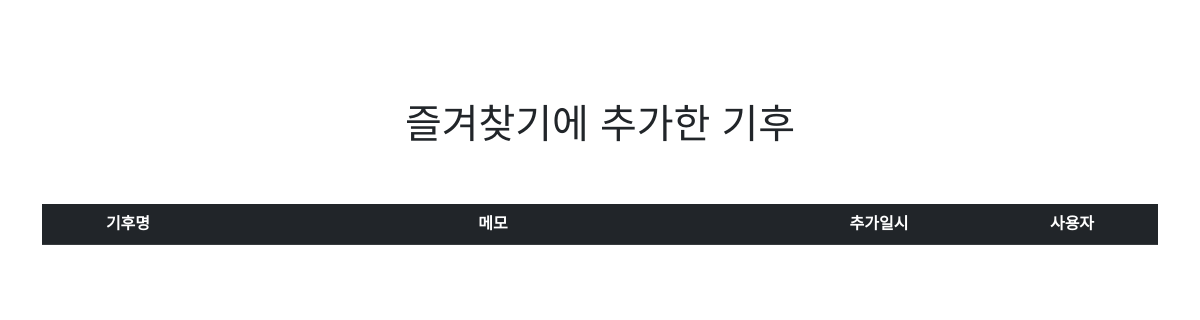
The page /question/favorites/ on the database as committed earlier.
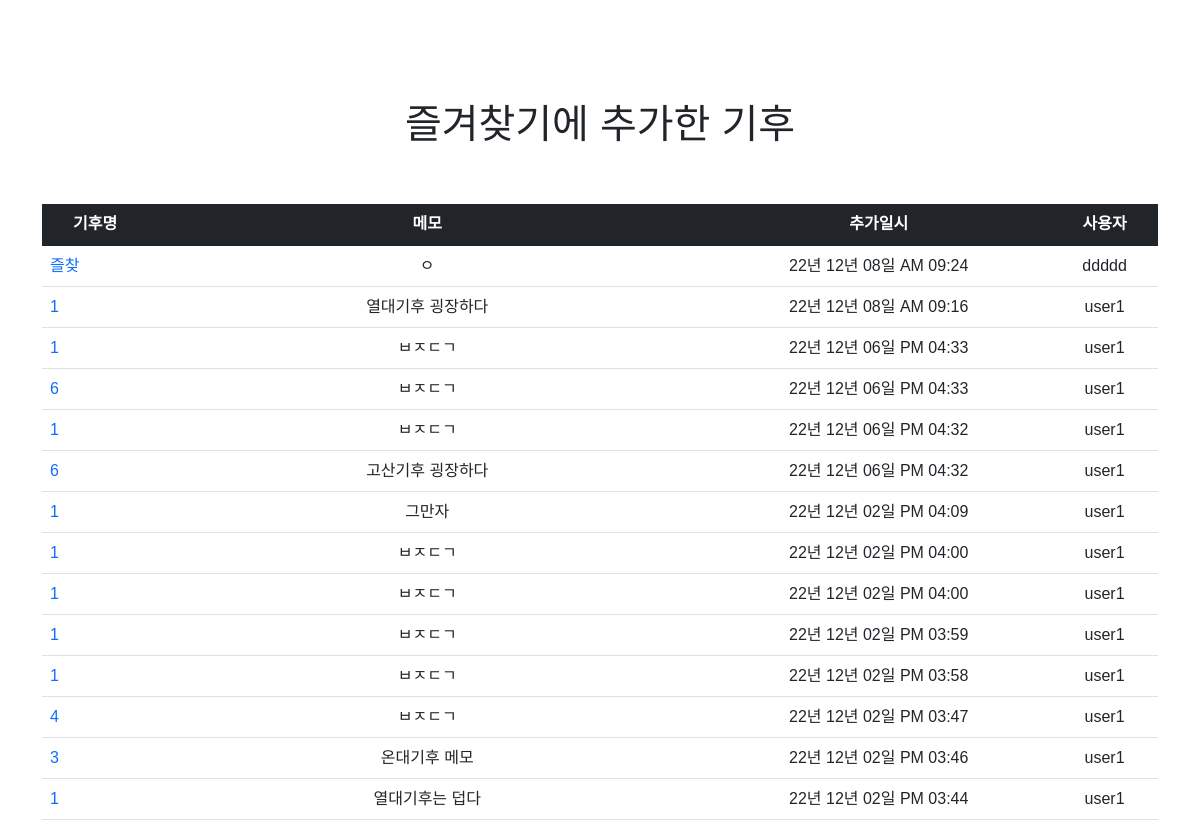
The same page on the database as committed later.
### hipy/models.py (models this page shows)
class Question(db.Model):
    id = db.Column(db.Integer, primary_key=True)
    subject = db.Column(db.String(200), nullable=False)
    content = db.Column(db.Text(), nullable=False)
    create_date = db.Column(db.DateTime(), nullable=False)
    user_id = db.Column(db.Integer, db.ForeignKey('user.id', ondelete='CASCADE'), nullable=False)
    user = db.relationship('User', backref=db.backref('question_set'))

class User(db.Model):
    id = db.Column(db.Integer, primary_key=True)
    username = db.Column(db.String(150), unique=True, nullable=False)
    password = db.Column(db.String(200), nullable=False)
    email = db.Column(db.String(120), unique=True, nullable=False)

### hipy/views/question_views.py (the view)
@bp.route('/favorites/')
def favorites():
    favorites = Question.query.order_by(Question.create_date.desc())
    return render_template('question/favorite_list.html', favorites=favorites)

### hipy/filter.py (called while the page is built)
def format_datetime(value, fmt='%y년 %m년 %d일 %p %I:%M'):
    return value.strftime(fmt)

### hipy/views/auth_views.py (called while the page is built)
@bp.before_app_request
def load_logged_in_user():
    user_id = session.get('user_id')
    if user_id is None:
        g.user = None
    else:
        g.user = User.query.get(user_id)

### hipy/templates/question/favorite_list.html
{% extends 'base.html' %}
{% block content %}
<tbody>
    <div class="container" style="margin-top:100px">
        <center>
            <h1>즐겨찾기에 추가한 기후</h1><br><br>
        </center>
        <table class="table">
            {% if favorites %}
            <thead>
            <tr class="text-center table-dark">
                <th>기후명</th>
                <th style="width:50%">메모</th>
                <th>추가일시</th>
                <th>사용자</th>
            </tr>
            </thead>
            {% for f in favorites %}
            <tr class="text-center">
                <td class="text-start" >
                    <a href="#">{{ f.subject }}</a>
                </td>
                <td>{{ f.content }}</td>
                <td>{{ f.create_date|datetime }}</td>
                <td>{{ f.user.username }}</td>
            </tr>
            {% endfor %}
            {% else %}
            <tr>
                <td colspan="3">질문이 없습니다.</td>
            </tr>
            {% endif %}
        </table>
    </div>
</tbody>
{% endblock %}

### hipy/templates/base.html (shortened to what this page needs)
<!doctype html>
<html lang="ko">
<head>
    <link rel="stylesheet" href="{{ url_for('static', filename='bootstrap.min.css') }}">
    <link rel="stylesheet" href="{{ url_for('static', filename='index.css') }}">
</head>
<body>
{% block content %}
{% endblock %}
</body>
</html>

### hipy/static/index.css (style rules this page uses)
* { font-family: "Gothic A1", sans-serif; }
a { text-decoration: none; }
body { width: 100%; height: 100%; overflow: hidden; }

Rows that differ between the two databases and show on the page:
added Question: subject "즐찾", content "ㅇ", create_date "22년 12년 08일 AM 09:24", user.username "ddddd"
added Question: subject "1", content "열대기후 굉장하다", create_date "22년 12년 08일 AM 09:16", user.username "user1"
added Question: subject "1", content "ㅂㅈㄷㄱ", create_date "22년 12년 06일 PM 04:33", user.username "user1"
added Question: subject "6", content "ㅂㅈㄷㄱ", create_date "22년 12년 06일 PM 04:33", user.username "user1"
added Question: subject "1", content "ㅂㅈㄷㄱ", create_date "22년 12년 06일 PM 04:32", user.username "user1"
added Question: subject "6", content "고산기후 굉장하다", create_date "22년 12년 06일 PM 04:32", user.username "user1"
added Question: subject "1", content "그만자", create_date "22년 12년 02일 PM 04:09", user.username "user1"
added Question: subject "1", content "ㅂㅈㄷㄱ", create_date "22년 12년 02일 PM 04:00", user.username "user1"
added Question: subject "1", content "ㅂㅈㄷㄱ", create_date "22년 12년 02일 PM 04:00", user.username "user1"
added Question: subject "1", content "ㅂㅈㄷㄱ", create_date "22년 12년 02일 PM 03:59", user.username "user1"
added Question: subject "1", content "ㅂㅈㄷㄱ", create_date "22년 12년 02일 PM 03:58", user.username "user1"
added Question: subject "4", content "ㅂㅈㄷㄱ", create_date "22년 12년 02일 PM 03:47", user.username "user1"
added Question: subject "3", content "온대기후 메모", create_date "22년 12년 02일 PM 03:46", user.username "user1"
added Question: subject "1", content "열대기후는 덥다", create_date "22년 12년 02일 PM 03:44", user.username "user1"
